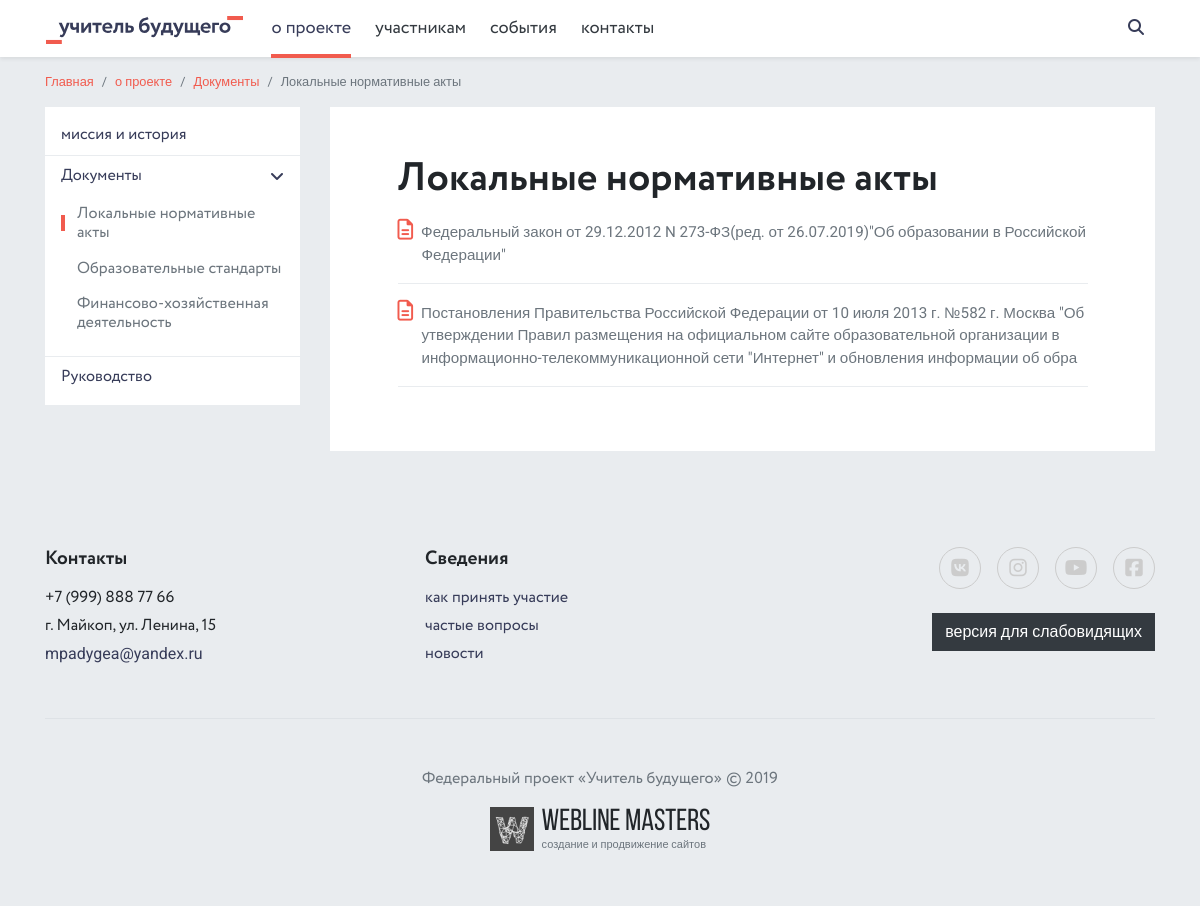
The page /documents/lokalnye-normativnye-akty/ on the database its author committed.
### pages/models.py (models this page shows, shortened)
class Page(MPTTModel, SEO, Order):
    ACTION_CHOICES = (
        ('pages', 'Информативная страница'),
        ('home', 'Главная страница'),
        ('albums', 'Фотоотчёты'),
        ('employees', 'Руководство'),
        ('documents', 'Документы'),
        ('news', 'Новости'),
        ('contacts', 'Контакты'),
    )
    title = models.CharField(max_length=250, verbose_name='Название страницы', unique=True)
    body1 = models.TextField(verbose_name='Текст страницы #1', null=True, blank=True)
    body2 = models.TextField(verbose_name='Текст страницы #2', null=True, blank=True)
    body3 = models.TextField(verbose_name='Текст страницы #3', null=True, blank=True)
    is_active = models.BooleanField(default=True, verbose_name='Показывать в меню')
    action = models.CharField(max_length=32, choices=ACTION_CHOICES, verbose_name='Название модуля')
    parent = TreeForeignKey('self', on_delete=models.SET_NULL, related_name='children',
                            verbose_name='Родительская страница', blank=True, null=True)
    slug = models.SlugField(max_length=250, verbose_name='Slug', unique=True)
    in_footer = models.BooleanField(default=False, verbose_name='Показывать в футере')
    @property
    def subpages(self):
        return Page.objects.filter(parent=self, is_active=True)
    @property
    def firstchild(self):
        return Page.objects.filter(parent=self, is_active=True).first()
    @property
    def subpagescount(self):
        sublist = Page.objects.filter(parent=self, is_active=True)
        return len(sublist)
    class Meta:
        verbose_name = 'Страница'
        verbose_name_plural = 'Страницы'

### documents/models.py (models this page shows, shortened)
class DocumentCategory(SEO):
    title = models.CharField(max_length=250, unique=True, verbose_name='Название')
    is_active = models.BooleanField(default=True, verbose_name='Показывать на сайте')
    slug = models.SlugField(max_length=250, verbose_name='Slug', unique=True)
    def get_absolute_url(self):
        return reverse('document_category', args=[self.slug])
    class Meta:
        verbose_name = 'Категория документов'
        verbose_name_plural = 'Категории документов'

class Document(models.Model):
    category = models.ForeignKey(DocumentCategory, on_delete=models.CASCADE, verbose_name='Категория', related_name='documents')
    name = models.TextField(verbose_name='Название документа')
    def get_document_url(self, filename):
        ext = filename.split('.')[-1]
        filename = '{0}.{1}'.format(uuid1(), ext)
        return 'documents/{0}/{1}'.format(self.category.slug, filename)
    document = models.FileField(upload_to=get_document_url, max_length=500, verbose_name='Файл')
    class Meta:
        verbose_name = 'Документ'
        verbose_name_plural = 'Документы'

### contacts/models.py (models this page shows, shortened)
class Phone(models.Model):
    phone = models.CharField(max_length=20, verbose_name='Телефон')
    class Meta:
        verbose_name = 'Телефон'
        verbose_name_plural = 'Телефоны'

class Address(models.Model):
    address = models.CharField(max_length=250, verbose_name='Адрес')
    class Meta:
        verbose_name = 'Адрес'
        verbose_name_plural = 'Адреса'

class Email(models.Model):
    email = models.EmailField(max_length=250, verbose_name='E-mail')
    class Meta:
        verbose_name = 'E-mail'
        verbose_name_plural = 'E-mails'

class Social(models.Model):
    name = models.CharField(max_length=250, verbose_name='Название социальной сети')
    short_name = models.CharField(max_length=250, verbose_name='Короткое название')
    color = models.CharField(max_length=250, verbose_name='Цвет обрамления')
    link = models.URLField(max_length=250, verbose_name='Ссылка')
    class Meta:
        verbose_name = 'Социальная сеть'
        verbose_name_plural = 'Социальные сети'

### documents/views.py (the view)
# urls.py: path('<document_category_slug>/', views.DocumentCategoryView.as_view(), name='document_category'),
class DocumentCategoryView(View):
    def get(self, request, document_category_slug):
        document_category = get_object_or_404(DocumentCategory, slug=document_category_slug, is_active=True)
        document_categories = DocumentCategory.objects.filter(is_active=True)
        doc_page = Page.objects.filter(is_active=True, action='documents').first()
        context = {
            'document_category': document_category,
            'document_categories': document_categories,
            'doc_page': doc_page,
        }
        lo = 'lo/' if request.session.get('is_lo') else ''
        return render(request, lo + 'documents/document_category.html', context)

### core/context_processors.py (called while the page is built)
def context_info(request):
    phone = Phone.objects.first()
    address = Address.objects.first()
    email = Email.objects.first()
    socials = Social.objects.all()
    main_doc_category = DocumentCategory.objects.filter(is_active=True).first()
    pages = Page.objects.filter(is_active=True).exclude(action='home')
    all_docs = DocumentCategory.objects.filter(is_active=True)
    context = {
        'phone': phone,
        'address': address,
        'email': email,
        'socials': socials,
        'main_doc_category': main_doc_category,
        'pages': pages,
        'all_docs': all_docs,
    }
    return context

### templates/documents/document_category.html (shortened to what this page needs)
{% extends 'base.html' %}
{% block content %}
<main role="main">
    <div class="container">
        <div class="d-flex flex-column flex-md-row justify-content-between align-items-md-center mb-3 mb-md-0">
            <ol class="breadcrumb small">
                <li class="breadcrumb-item"><a href="{% url 'index' %}">Главная</a></li>
                {% with page=doc_page.parent %}
                    <li class="breadcrumb-item"><a href="{% include '__breadcrumb.html' %}">{{ page.title }}</a></li>
                {% endwith %}
                <li class="breadcrumb-item"><a href="{{ main_doc_category.get_absolute_url }}">Документы</a></li>
                <li class="breadcrumb-item active">{{ document_category.title }}</li>
            </ol>
        </div>
        <div class="row">
            <div class="col-lg-3">
                <div class="bg-white py-2 d-none d-lg-block">
                    <ul class="list-unstyled side-menu m-0">
                        {% for page in doc_page.parent.subpages %}
                            {% if page.action == 'pages' %}
                            <li class="border-bottom font-2"><a href="/pages/{{ page.slug }}/" class="text-secondary py-2 px-3 d-block ">{{ page.title }}</a></li>
                            {% elif page.action == 'news' %}
                            <li class="border-bottom font-2"><a href="{% url 'news' %}" class="text-secondary py-2 px-3 d-block">Новости</a></li>
                            {% elif page.action == 'albums' %}
                            <li class="border-bottom font-2"><a href="{% url 'albums' %}" class="text-secondary py-2 px-3 d-block">Фотоотчёты</a></li>
                            {% elif page.action == 'documents' %}
                            <li class="border-bottom font-2 sub"><a href="{{ main_doc_category.get_absolute_url }}" class="text-secondary py-2 px-3 d-block">Документы<i class="fas fa-angle-down"></i></a>
                                <ul class="list-unstyled pb-3 pl-3">
                                    {% for item in document_categories %}
                                        <li><a href="{{ item.get_absolute_url }}" class="text-muted py-2 px-3 d-block {% if item == document_category %}active{% endif %}">{{ item.title }}</a></li>
                                    {% endfor %}
                                </ul>
                            </li>
                            {% elif page.action == 'employees' %}
                            <li class="border-bottom font-2"><a href="{% url 'employees' %}" class="text-secondary py-2 px-3 d-block">Руководство</a></li>
                            {% endif %}
                        {% endfor %}
                    </ul>
                </div>
            </div>
            <div class="col-lg-9">
                <article class="mb-5 bg-white p-4 p-md-5">
                    <h1 class="mt-0">{{ document_category.title }}</h1>
                    <div class="docs narrow">
                        {% for document in document_category.documents.all %}
                        <a href="{{ document.document.url }}" target="_blank" class="pl-4 d-block mb-3 border-bottom pb-3 text-muted"><i class="far fa-file-alt text-primary mr-2 ml-n4"></i>{{ document.name }}</a>
                        {% endfor %}
                    </div>
                </article>
            </div>
        </div>
    </div>
</main>
{% endblock content%}

### templates/__header.html (shortened to what this page needs)
{% load static %}
<nav class="navbar navbar-expand-lg navbar-light bg-white fixed-top shadow-sm">
    <div class="container px-sm-3 position-relative">
        <a class="navbar-brand" href="{% url 'index' %}">
            <img src="{% static 'images/logo-wide.svg' %}" alt="" class="navbar-logo">
        </a>
        <div class="collapse navbar-collapse font-2">
            <ul class="navbar-nav mr-auto">
                {% for page in pages %}
                    {% if not page.parent %}
                        {% if page.subpagescount > 0 %}
                        <li class="nav-item dropdown">
                            <a class="nav-link dropdown-toggle
                            {% for item in page.subpages %}
                                {% if item.slug in request.path %}active{% endif %}
                            {% endfor %}
                            " href="
                                {% if page.firstchild.action == 'pages' %}
                                    /pages/{{ page.firstchild.slug }}/
                                {% elif page.firstchild.action == 'news' %}
                                    /news/
                                {% elif page.firstchild.action == 'albums' %}
                                    /gallery/
                                {% elif page.firstchild.action == 'documents' %}
                                    {{ main_doc_category.get_absolute_url }}
                                {% elif page.firstchild.action == 'employees' %}
                                    /leadership/
                                {% endif %}
                            " role="button" aria-haspopup="true" aria-expanded="false">
                                {{ page.title }}
                            </a>
                        </li>
                        {% else %}
                        <li class="nav-item">
                            {% if page.action == 'contacts' %}
                            <a class="nav-link {% if 'contacts' in request.path %}active{% endif %}" href="/contacts/">{{ page.title }}</a>
                            {% else %}
                            <a class="nav-link {% if page.slug in request.path %}active{% endif %}" href="/pages/{{ page.slug }}/">{{ page.title }}</a>
                            {% endif %}
                        </li>
                        {% endif %}
                    {% endif %}
                {% endfor %}
            </ul>
        </div>
        <form class="search" action="{% url 'search' %}">
            <div class="search-wrapper">
                <input type="text" name="query" placeholder="найти..." class="search-field">
            </div>
        </form>
    </div>
</nav>

### templates/__footer.html
{% load static %}
<footer class="footer bg-light py-5">
    <div class="container">
        <div class="row">
            <div class="col-lg-4 col-md-6 col-sm-6 mb-4">
                <h2 class="h5 mt-0">Контакты</h2>
                <p class="font-2 mb-1">{{ phone.phone }}</p>
                <p class="font-2 mb-1">{{ address.address }}</p>
                <p><a href="mailto:{{ email.email }}" class="text-secondary">{{ email.email }}</a></p>
            </div>
            <div class="col-lg-4 col-md-6 col-sm-6 mb-4 text-md-right text-lg-left">
                <h2 class="h5 mt-0">Сведения</h2>
                {% for page in pages %}
                    {% if page.parent and page.in_footer %}
                    <a href="
                    {% if page.action == 'pages' %}
                        /pages/{{ page.slug }}/
                    {% elif page.action == 'news' %}
                        /news/
                    {% elif page.action == 'albums' %}
                        /gallery/
                    {% elif page.action == 'documents' %}
                        {{ main_doc_category.get_absolute_url }}
                    {% elif page.action == 'employees' %}
                        /leadership/
                    {% endif %}
                    " class="d-block font-2 mb-1 text-secondary">{{ page.title }}</a>
                    {% endif %}
                {% endfor %}
            </div>
            <div class="col-lg-4 text-lg-right text-sm-center mb-4 mb-sm-5">
                <div class="socials socials-big d-block pb-4">
                    {% for item in socials %}
                    <a href="{{ item.link }}" target="_blank" title="" style="color: {{ item.color }}; border-color: {{ item.color }};"><i class="fab fa-{{ item.short_name }}"></i></a>
                    {% endfor %}
                </div>
                <a class="btn btn-dark" href="{% url 'change_view' %}" role="button">версия для слабовидящих</a>
            </div>
        </div>
        <div class="text-sm-center text-muted font-2 mb-3 pt-4 pt-sm-5 border-top">Федеральный проект «Учитель будущего» © 2019</div>
        <div class="text-sm-center">
            <div class="position-relative d-inline-flex justify-content-center align-items-center devlogo">
                <img src="{% static 'images/devlogo.svg' %}" alt="Webline Masters">
                <div class="ml-2 d-flex align-items-start flex-column">
                    <span>Webline Masters</span>
                    <a href="http://wlms.info" target="_blank" class="stretched-link text-muted" title="Webline Masters">создание и продвижение сайтов</a>
                </div>
            </div>
        </div>
    </div>
</footer>

### rows shown on the page
Page: title "о проекте"
Page: title "участникам"
Page: title "события"
Page: title "контакты"
DocumentCategory: title "Локальные нормативные акты"
Page: title "миссия и история"
DocumentCategory: title "Образовательные стандарты"
DocumentCategory: title "Финансово-хозяйственная деятельность"
Page: action "Руководство"
Document: name "Федеральный закон от 29.12.2012 N 273-ФЗ(ред. от 26.07.2019)\"Об образовании в Российской Федерации\""
Document: name "Постановления Правительства Российской Федерации от 10 июля 2013 г. №582 г. Москва \"Об утверждении Правил размещения на официальном сайте образовательной организации в информационно-телекоммуникационной сети \"Интернет\" и обновления информации об обра"
Phone: phone "+7 (999) 888 77 66"
Address: address "г. Майкоп, ул. Ленина, 15"
Email: email "mpadygea@yandex.ru"
Page: title "как принять участие"
Page: title "частые вопросы"
Page: title "новости"
